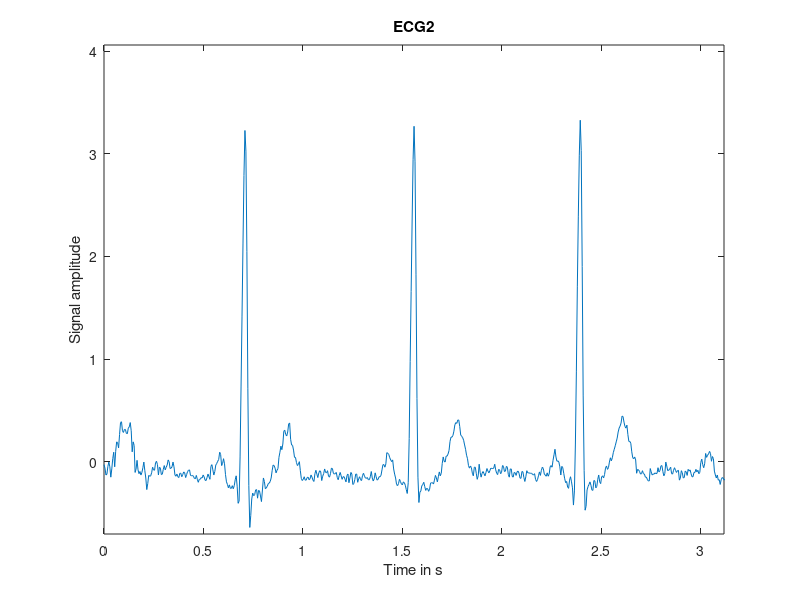
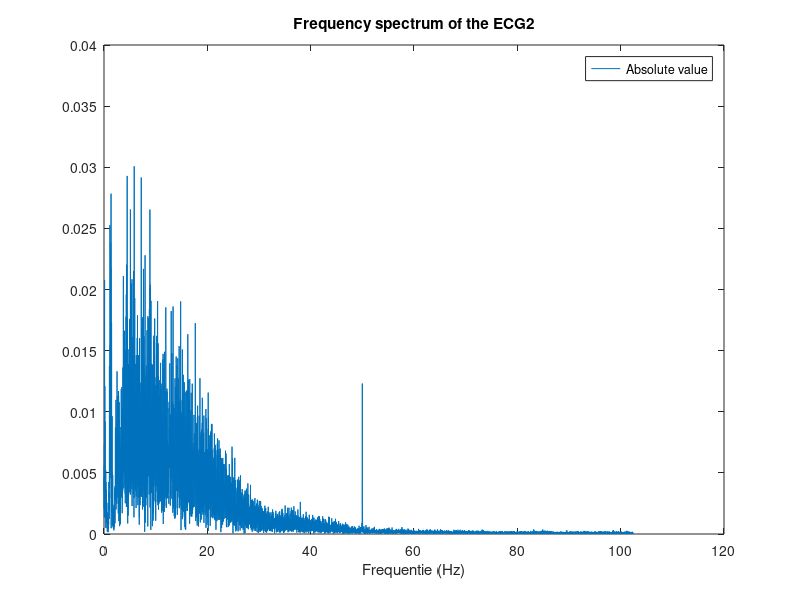

The MATLAB source for these figures, in order: (Note: this script raises an error after producing the figures.)
close all
%% 1)Give sample time domain signal:
%Signal of ecg2
signal = load('ecg2.mat');
signal = signal.ecg2;

%Sample frequency and period
fs = 204.73;
Ts = 1/fs;

%Nyquist frequency
fn = fs / 2;

%Extrema and length of the raw signal
sig_max = max(signal);
sig_min = min(signal);
m = length(signal);
%Plot the signal in the time domain
totaltime = Ts*m;

time = linspace(0,totaltime,m);
plot(time,signal)
axis([0,totaltime*0.05,1.1*sig_min,1.1*sig_max]);
xlabel("Time in s");
ylabel("Signal amplitude");
title("ECG2");

%% 2.a) Spectrum analysis:
figure

%Calculate the DFT of the signal using the FFT:
n=2^nextpow2(m); %Efficiently calculate FFT using N = power of 2 
X = fft(signal,n)/n; %MATLAB requires this get the correct amplitude
X_real = real(X); %Real component of the fft
X_imag = imag(X); %Imaginary component of the fft
X_abs = abs(X); %Absolute value of the fft

%Rescaling of the output:
%Rescaling based on reccomendations from
%https://nl.mathworks.com/help/matlab/ref/fft.html
f = fs*(0:(n/2))/n;
X_plot = X_abs(1:n/2+1);

%Plot the frequency spectrum
plot(f,X_plot)
title("Frequency spectrum of the ECG2");
legend("Absolute value");
xlabel("Frequentie (Hz)");


%% BP Filter:
%We need 2 cutoff frequencies: wc1 en wc2:
f_pass1 = 30;
f_stop1 = 35;
f_pass2 = 0;
f_stop2 = 4;
w1s=f_stop1/fn*pi;     %Stopband1: [w1s,pi]
w1p=f_pass1/fn*pi;     %Passband1: [0,w1p]
w2p=f_pass2/fn*pi;     %Passband2: [0,w2p]
w2s=f_stop2/fn*pi;     %Stopband2: [w2s,pi]
% The cut-off frequency is halfway the transition band
wc1=(w1p+w1s)/2;
wc2=(w2p+w2s)/2;
%The transition band the filter needs to be configured on,
%is the smallest of the two transition bands
dw=min(w1s-w1p,w2s-w2p);
%We choose a stopband attenuation of 60dB
As = 60;

%We use a Kaiser window
M=(As-7.95)/(2.285*dw) + 1;
M = roundToNextOddInteger(M);
if As >= 50
    beta = 0.1102*(As-8.7);
elseif (As > 21) && (As < 50)
    beta = 0.5842*(As-21)^0.4 + 0.07886*(As-21);
else
    error('Error: the chosen As=%d is smaller than 22\n',As);
end
W = kaiser(M,beta);

alfa = (M-1)/2;
b_lp1 = wc1 / pi * sinc(wc1 / pi * (-alfa:alfa));
b_lp2 = wc2 / pi * sinc(wc2 / pi * (-alfa:alfa));

b_bp = (b_lp1 - b_lp2).*W';
fvtool(b_bp);

figure
signal_bp = filter(b_bp,1,signal);
plot(time,signal_bp)
hold on
plot(time,signal)
axis([0,totaltime*0.05,1.1*min(min(signal),min(signal_bp)),1.1*max(max(signal),max(signal_bp))]);
xlabel("Time in s");
ylabel("Signal amplitude");
title("ECG2 before and after bandpass filter");
legend("ECG2 after bandpass filter","ECG2 before bandpass filter");

figure
X_bp = abs(fft(signal_bp,n) / n);
X_bp = X_bp(1:n/2+1);
plot(f,X_plot)
hold on
plot(f,X_bp)
hold off
xlabel("Frequency in Hz",'fontSize',14)
ylabel("Normalized magnitude",'fontSize',14)
title("Frequency spectrum before and after bandpass")
legend("Before bandpass","After bandpass",'fontSize',14)
figure
subplot(2,1,1)
plot(time,signal)
axis([0,totaltime*0.05,1.1*min(signal),1.1*max(signal)]);
xlabel("Time in s");
ylabel("Signal amplitude");
title("ECG2 before bandpass");

subplot(2,1,2)
plot(time,signal_bp)
axis([0,totaltime*0.05,1.1*min(signal_bp),1.1*max(signal_bp)]);
xlabel("Time in s");
ylabel("Signal amplitude");
title("ECG2 after bandpass");

figure
subplot(2,1,1)
plot(time,signal)
axis([0,totaltime,1.1*min(signal),1.1*max(signal)]);
xlabel("Time in s");
ylabel("Signal amplitude");
title("ECG2 before bandpass");

subplot(2,1,2)
plot(time,signal_bp)
axis([0,totaltime,1.1*min(signal_bp),1.1*max(signal_bp)]);
xlabel("Time in s");
ylabel("Signal amplitude");
title("ECG2 after bandpass");